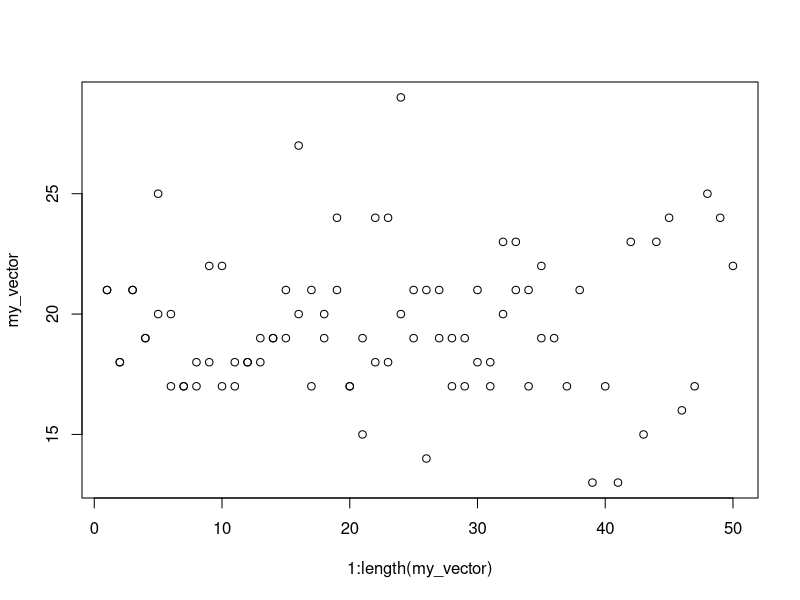

Recreate this plot in R.
my_vector <- c(21,18,21,19,25,20,17,17,18,22,17,18,18,19,
         19,27,21,20,24,17,15,24,24,29,19,14,21,17,
         19,18,18,20,21,21,19,19,17,21,13,17,13,23,15,23,24,16,17,25,24,22)
my_vector2 <- my_vector[my_vector > mean(my_vector) - sd(my_vector) & my_vector < mean(my_vector) + sd(my_vector)]
plot(1:length(my_vector), my_vector)
points(my_vector2)
